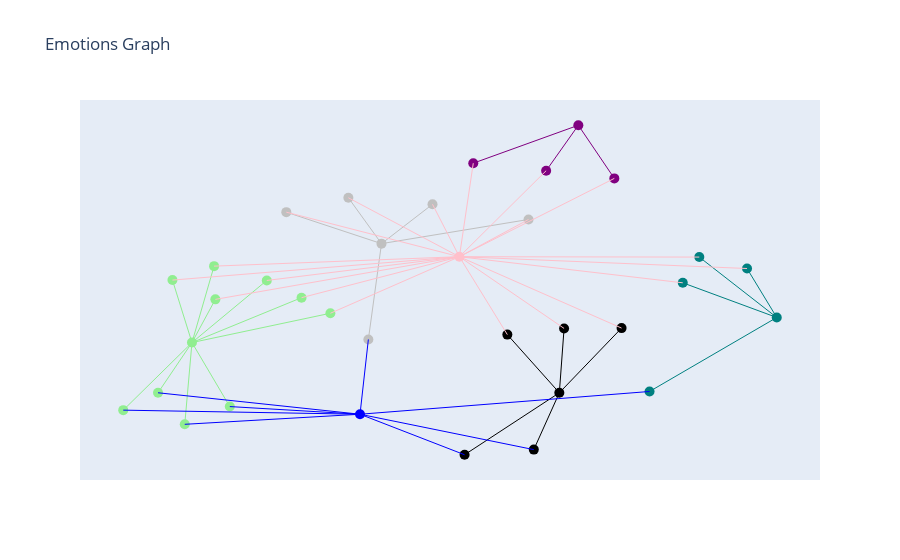

The code cell stored with this chart in its notebook:
### Code cell
import textwrap

fig = go.Figure()

node_positions = {}

for node, position in pos.items():
    x, y = position  

    color = G.nodes[node]['color']  
    hover = G.nodes[node]['hover']
    hover = '<br>'.join(textwrap.wrap(hover,width=50))
    try:
        emotion = G.nodes[node]['emotion']
    except KeyError:
        try:
            gender = G.nodes[node]['gender']
        except KeyError:
            continue
    node_type = G.nodes[node]['type']

    if node_type == 'utterance':
        fig.add_trace(go.Scatter(x=[x], y=[y], marker=dict(size=10,color=color), hovertext=hover, name=emotion, hovertemplate=hover))
    else:
        fig.add_trace(go.Scatter(x=[x], y=[y], marker=dict(size=10,color=color), hovertext=hover, name=node_type, hovertemplate=hover))


for edge in G.edges():
    color = G.edges[edge]['color']
    x0, y0 = pos[edge[0]]
    x1, y1 = pos[edge[1]]
    fig.add_trace(go.Scatter(x=[x0, x1], y=[y0, y1], mode='lines', line=dict(width=1,color=color), name='Edge'))

fig.update_layout(showlegend=False, title='Emotions Graph')

fig.update_layout(xaxis=dict(showgrid=False, zeroline=False, showticklabels=False),
                  yaxis=dict(showgrid=False, zeroline=False, showticklabels=False))

fig.show()

### Figure 1 — Plotly figure (JSON) as saved in the notebook; plotly's stock layout.template omitted (floating-point values rounded to 4 significant figures)
{"data": [{"hovertemplate": "anger", "hovertext": "anger", "marker": {"color": "black", "size": 10}, "name": "emotion", "type": "scatter", "x": [0.2334], "y": [-0.5197]}, {"hovertemplate": "neutral", "hovertext": "neutral", "marker": {"color": "lightgreen", "size": 10}, "name": "emotion", "type": "scatter", "x": [-0.4223], "y": [-0.2344]}, {"hovertemplate": "joy", "hovertext": "joy", "marker": {"color": "purple", "size": 10}, "name": "emotion", "type": "scatter", "x": [0.2673], "y": [1]}, {"hovertemplate": "surprise", "hovertext": "surprise", "marker": {"color": "silver", "size": 10}, "name": "emotion", "type": "scatter", "x": [-0.08406], "y": [0.3274]}, {"hovertemplate": "sadness", "hovertext": "sadness", "marker": {"color": "teal", "size": 10}, "name": "emotion", "type": "scatter", "x": [0.6215], "y": [-0.09181]}, {"hovertemplate": "female", "hovertext": "female", "marker": {"color": "pink", "size": 10}, "name": "gender", "type": "scatter", "x": [0.05501], "y": [0.2533]}, {"hovertemplate": "male", "hovertext": "male", "marker": {"color": "blue", "size": 10}, "name": "gender", "type": "scatter", "x": [-0.1224], "y": [-0.6415]}, {"hovertemplate": "Yeah, and y'know what? I don't give a tiny rat's<br>ass.", "hovertext": "Yeah, and y'know what? I don't give a tiny rat's<br>ass.", "marker": {"color": "black", "size": 10}, "name": "anger", "type": "scatter", "x": [0.3445], "y": [-0.1522]}, {"hovertemplate": "It's breast milk.", "hovertext": "It's breast milk.", "marker": {"color": "lightgreen", "size": 10}, "name": "neutral", "type": "scatter", "x": [-0.483], "y": [-0.5196]}, {"hovertemplate": "Ooh, actually I've been making a list of all the<br>women I know who might be into doing this!", "hovertext": "Ooh, actually I've been making a list of all the<br>women I know who might be into doing this!", "marker": {"color": "purple", "size": 10}, "name": "joy", "type": "scatter", "x": [0.2099], "y": [0.7417]}, {"hovertemplate": "Are you kidding?!", "hovertext": "Are you kidding?!", "marker": {"color": "silver", "size": 10}, "name": "surprise", "type": "scatter", "x": [-0.1432], "y": [0.5881]}, {"hovertemplate": "Okay, y'know what? Can I, can I talk now?", "hovertext": "Okay, y'know what? Can I, can I talk now?", "marker": {"color": "purple", "size": 10}, "name": "joy", "type": "scatter", "x": [0.3316], "y": [0.6981]}, {"hovertemplate": "Oh just say it Kyle!", "hovertext": "Oh just say it Kyle!", "marker": {"color": "silver", "size": 10}, "name": "surprise", "type": "scatter", "x": [-0.1075], "y": [-0.2167]}, {"hovertemplate": "See, I-I think that one that Elton John wrote for,<br>um, that guy on", "hovertext": "See, I-I think that one that Elton John wrote for,<br>um, that guy on", "marker": {"color": "lightgreen", "size": 10}, "name": "neutral", "type": "scatter", "x": [-0.3806], "y": [0.01097]}, {"hovertemplate": "Joey, you can't keep this to yourself, if you know<br>about this, you have to tell him.", "hovertext": "Joey, you can't keep this to yourself, if you know<br>about this, you have to tell him.", "marker": {"color": "lightgreen", "size": 10}, "name": "neutral", "type": "scatter", "x": [-0.4572], "y": [0.1205]}, {"hovertemplate": "I am", "hovertext": "I am", "marker": {"color": "lightgreen", "size": 10}, "name": "neutral", "type": "scatter", "x": [-0.2268], "y": [0.02058]}, {"hovertemplate": "Ah yeah, but now it's Susan and me in Mexico and<br>the hostages coming home.", "hovertext": "Ah yeah, but now it's Susan and me in Mexico and<br>the hostages coming home.", "marker": {"color": "lightgreen", "size": 10}, "name": "neutral", "type": "scatter", "x": [-0.1753], "y": [-0.06789]}, {"hovertemplate": "Oh yeah?  Hi, Ken Adams, nice to meet you.", "hovertext": "Oh yeah?  Hi, Ken Adams, nice to meet you.", "marker": {"color": "lightgreen", "size": 10}, "name": "neutral", "type": "scatter", "x": [-0.3548], "y": [-0.5979]}, {"hovertemplate": "Where's Ben?", "hovertext": "Where's Ben?", "marker": {"color": "lightgreen", "size": 10}, "name": "neutral", "type": "scatter", "x": [-0.4352], "y": [-0.6986]}, {"hovertemplate": "Hey Chandler! Y'know that girl you went to college<br>with who-who became a movie director?", "hovertext": "Hey Chandler! Y'know that girl you went to college<br>with who-who became a movie director?", "marker": {"color": "lightgreen", "size": 10}, "name": "neutral", "type": "scatter", "x": [-0.545], "y": [-0.6183]}, {"hovertemplate": "Oh, I'll get it.", "hovertext": "Oh, I'll get it.", "marker": {"color": "lightgreen", "size": 10}, "name": "neutral", "type": "scatter", "x": [-0.2888], "y": [0.1184]}, {"hovertemplate": "Ross Geller, why do I know that name? It's<br>uhWait!  Did you write this?", "hovertext": "Ross Geller, why do I know that name? It's<br>uhWait!  Did you write this?", "marker": {"color": "silver", "size": 10}, "name": "surprise", "type": "scatter", "x": [0.006999], "y": [0.5511]}, {"hovertemplate": "Your hair looks too good, I think it would upset<br>her. Ross, why don't you come on in.", "hovertext": "Your hair looks too good, I think it would upset<br>her. Ross, why don't you come on in.", "marker": {"color": "teal", "size": 10}, "name": "sadness", "type": "scatter", "x": [0.5685], "y": [0.1862]}, {"hovertemplate": "But then I realized where would a mouse or a<br>opossum get the money to make the phone call.", "hovertext": "But then I realized where would a mouse or a<br>opossum get the money to make the phone call.", "marker": {"color": "purple", "size": 10}, "name": "joy", "type": "scatter", "x": [0.07981], "y": [0.7845]}, {"hovertemplate": "Here you go. Thank you!", "hovertext": "Here you go. Thank you!", "marker": {"color": "lightgreen", "size": 10}, "name": "neutral", "type": "scatter", "x": [-0.3829], "y": [0.1998]}, {"hovertemplate": "Jody!", "hovertext": "Jody!", "marker": {"color": "silver", "size": 10}, "name": "surprise", "type": "scatter", "x": [0.1784], "y": [0.4648]}, {"hovertemplate": "Aw, God Ross. Oh.", "hovertext": "Aw, God Ross. Oh.", "marker": {"color": "teal", "size": 10}, "name": "sadness", "type": "scatter", "x": [0.4833], "y": [0.2512]}, {"hovertemplate": "I'm gonna miss you!", "hovertext": "I'm gonna miss you!", "marker": {"color": "teal", "size": 10}, "name": "sadness", "type": "scatter", "x": [0.4538], "y": [0.1051]}, {"hovertemplate": "I thought I was a complete idiot.", "hovertext": "I thought I was a complete idiot.", "marker": {"color": "silver", "size": 10}, "name": "surprise", "type": "scatter", "x": [-0.254], "y": [0.5064]}, {"hovertemplate": "Pizza!! We like Pizza!! Get out!!!", "hovertext": "Pizza!! We like Pizza!! Get out!!!", "marker": {"color": "black", "size": 10}, "name": "anger", "type": "scatter", "x": [0.1879], "y": [-0.8424]}, {"hovertemplate": "Probably kill myself!", "hovertext": "Probably kill myself!", "marker": {"color": "teal", "size": 10}, "name": "sadness", "type": "scatter", "x": [0.3945], "y": [-0.5122]}, {"hovertemplate": "I'll do it without you!", "hovertext": "I'll do it without you!", "marker": {"color": "black", "size": 10}, "name": "anger", "type": "scatter", "x": [0.2419], "y": [-0.154]}, {"hovertemplate": "The point is I...", "hovertext": "The point is I...", "marker": {"color": "black", "size": 10}, "name": "anger", "type": "scatter", "x": [0.06427], "y": [-0.8716]}, {"hovertemplate": "No, but you're questioning my method!", "hovertext": "No, but you're questioning my method!", "marker": {"color": "black", "size": 10}, "name": "anger", "type": "scatter", "x": [0.1406], "y": [-0.1892]}, {"line": {"color": "black", "width": 1}, "mode": "lines", "name": "Edge", "type": "scatter", "x": [0.2334, 0.3445], "y": [-0.5197, -0.1522]}, {"line": {"color": "black", "width": 1}, "mode": "lines", "name": "Edge", "type": "scatter", "x": [0.2334, 0.1879], "y": [-0.5197, -0.8424]}, {"line": {"color": "black", "width": 1}, "mode": "lines", "name": "Edge", "type": "scatter", "x": [0.2334, 0.2419], "y": [-0.5197, -0.154]}, {"line": {"color": "black", "width": 1}, "mode": "lines", "name": "Edge", "type": "scatter", "x": [0.2334, 0.06427], "y": [-0.5197, -0.8716]}, {"line": {"color": "black", "width": 1}, "mode": "lines", "name": "Edge", "type": "scatter", "x": [0.2334, 0.1406], "y": [-0.5197, -0.1892]}, {"line": {"color": "lightgreen", "width": 1}, "mode": "lines", "name": "Edge", "type": "scatter", "x": [-0.4223, -0.483], "y": [-0.2344, -0.5196]}, {"line": {"color": "lightgreen", "width": 1}, "mode": "lines", "name": "Edge", "type": "scatter", "x": [-0.4223, -0.3806], "y": [-0.2344, 0.01097]}, {"line": {"color": "lightgreen", "width": 1}, "mode": "lines", "name": "Edge", "type": "scatter", "x": [-0.4223, -0.4572], "y": [-0.2344, 0.1205]}, {"line": {"color": "lightgreen", "width": 1}, "mode": "lines", "name": "Edge", "type": "scatter", "x": [-0.4223, -0.2268], "y": [-0.2344, 0.02058]}, {"line": {"color": "lightgreen", "width": 1}, "mode": "lines", "name": "Edge", "type": "scatter", "x": [-0.4223, -0.1753], "y": [-0.2344, -0.06789]}, {"line": {"color": "lightgreen", "width": 1}, "mode": "lines", "name": "Edge", "type": "scatter", "x": [-0.4223, -0.3548], "y": [-0.2344, -0.5979]}, {"line": {"color": "lightgreen", "width": 1}, "mode": "lines", "name": "Edge", "type": "scatter", "x": [-0.4223, -0.4352], "y": [-0.2344, -0.6986]}, {"line": {"color": "lightgreen", "width": 1}, "mode": "lines", "name": "Edge", "type": "scatter", "x": [-0.4223, -0.545], "y": [-0.2344, -0.6183]}, {"line": {"color": "lightgreen", "width": 1}, "mode": "lines", "name": "Edge", "type": "scatter", "x": [-0.4223, -0.2888], "y": [-0.2344, 0.1184]}, {"line": {"color": "lightgreen", "width": 1}, "mode": "lines", "name": "Edge", "type": "scatter", "x": [-0.4223, -0.3829], "y": [-0.2344, 0.1998]}, {"line": {"color": "purple", "width": 1}, "mode": "lines", "name": "Edge", "type": "scatter", "x": [0.2673, 0.2099], "y": [1, 0.7417]}, {"line": {"color": "purple", "width": 1}, "mode": "lines", "name": "Edge", "type": "scatter", "x": [0.2673, 0.3316], "y": [1, 0.6981]}, {"line": {"color": "purple", "width": 1}, "mode": "lines", "name": "Edge", "type": "scatter", "x": [0.2673, 0.07981], "y": [1, 0.7845]}, {"line": {"color": "silver", "width": 1}, "mode": "lines", "name": "Edge", "type": "scatter", "x": [-0.08406, -0.1432], "y": [0.3274, 0.5881]}, {"line": {"color": "silver", "width": 1}, "mode": "lines", "name": "Edge", "type": "scatter", "x": [-0.08406, -0.1075], "y": [0.3274, -0.2167]}, {"line": {"color": "silver", "width": 1}, "mode": "lines", "name": "Edge", "type": "scatter", "x": [-0.08406, 0.006999], "y": [0.3274, 0.5511]}, {"line": {"color": "silver", "width": 1}, "mode": "lines", "name": "Edge", "type": "scatter", "x": [-0.08406, 0.1784], "y": [0.3274, 0.4648]}, {"line": {"color": "silver", "width": 1}, "mode": "lines", "name": "Edge", "type": "scatter", "x": [-0.08406, -0.254], "y": [0.3274, 0.5064]}, {"line": {"color": "teal", "width": 1}, "mode": "lines", "name": "Edge", "type": "scatter", "x": [0.6215, 0.5685], "y": [-0.09181, 0.1862]}, {"line": {"color": "teal", "width": 1}, "mode": "lines", "name": "Edge", "type": "scatter", "x": [0.6215, 0.4833], "y": [-0.09181, 0.2512]}, {"line": {"color": "teal", "width": 1}, "mode": "lines", "name": "Edge", "type": "scatter", "x": [0.6215, 0.4538], "y": [-0.09181, 0.1051]}, {"line": {"color": "teal", "width": 1}, "mode": "lines", "name": "Edge", "type": "scatter", "x": [0.6215, 0.3945], "y": [-0.09181, -0.5122]}, {"line": {"color": "pink", "width": 1}, "mode": "lines", "name": "Edge", "type": "scatter", "x": [0.05501, 0.3445], "y": [0.2533, -0.1522]}, {"line": {"color": "pink", "width": 1}, "mode": "lines", "name": "Edge", "type": "scatter", "x": [0.05501, 0.2099], "y": [0.2533, 0.7417]}, {"line": {"color": "pink", "width": 1}, "mode": "lines", "name": "Edge", "type": "scatter", "x": [0.05501, -0.1432], "y": [0.2533, 0.5881]}, {"line": {"color": "pink", "width": 1}, "mode": "lines", "name": "Edge", "type": "scatter", "x": [0.05501, 0.3316], "y": [0.2533, 0.6981]}, {"line": {"color": "pink", "width": 1}, "mode": "lines", "name": "Edge", "type": "scatter", "x": [0.05501, -0.3806], "y": [0.2533, 0.01097]}, {"line": {"color": "pink", "width": 1}, "mode": "lines", "name": "Edge", "type": "scatter", "x": [0.05501, -0.4572], "y": [0.2533, 0.1205]}, {"line": {"color": "pink", "width": 1}, "mode": "lines", "name": "Edge", "type": "scatter", "x": [0.05501, -0.2268], "y": [0.2533, 0.02058]}, {"line": {"color": "pink", "width": 1}, "mode": "lines", "name": "Edge", "type": "scatter", "x": [0.05501, -0.1753], "y": [0.2533, -0.06789]}, {"line": {"color": "pink", "width": 1}, "mode": "lines", "name": "Edge", "type": "scatter", "x": [0.05501, -0.2888], "y": [0.2533, 0.1184]}, {"line": {"color": "pink", "width": 1}, "mode": "lines", "name": "Edge", "type": "scatter", "x": [0.05501, 0.006999], "y": [0.2533, 0.5511]}, {"line": {"color": "pink", "width": 1}, "mode": "lines", "name": "Edge", "type": "scatter", "x": [0.05501, 0.5685], "y": [0.2533, 0.1862]}, {"line": {"color": "pink", "width": 1}, "mode": "lines", "name": "Edge", "type": "scatter", "x": [0.05501, 0.07981], "y": [0.2533, 0.7845]}, {"line": {"color": "pink", "width": 1}, "mode": "lines", "name": "Edge", "type": "scatter", "x": [0.05501, -0.3829], "y": [0.2533, 0.1998]}, {"line": {"color": "pink", "width": 1}, "mode": "lines", "name": "Edge", "type": "scatter", "x": [0.05501, 0.1784], "y": [0.2533, 0.4648]}, {"line": {"color": "pink", "width": 1}, "mode": "lines", "name": "Edge", "type": "scatter", "x": [0.05501, 0.4833], "y": [0.2533, 0.2512]}, {"line": {"color": "pink", "width": 1}, "mode": "lines", "name": "Edge", "type": "scatter", "x": [0.05501, 0.4538], "y": [0.2533, 0.1051]}, {"line": {"color": "pink", "width": 1}, "mode": "lines", "name": "Edge", "type": "scatter", "x": [0.05501, -0.254], "y": [0.2533, 0.5064]}, {"line": {"color": "pink", "width": 1}, "mode": "lines", "name": "Edge", "type": "scatter", "x": [0.05501, 0.2419], "y": [0.2533, -0.154]}, {"line": {"color": "pink", "width": 1}, "mode": "lines", "name": "Edge", "type": "scatter", "x": [0.05501, 0.1406], "y": [0.2533, -0.1892]}, {"line": {"color": "blue", "width": 1}, "mode": "lines", "name": "Edge", "type": "scatter", "x": [-0.1224, -0.483], "y": [-0.6415, -0.5196]}, {"line": {"color": "blue", "width": 1}, "mode": "lines", "name": "Edge", "type": "scatter", "x": [-0.1224, -0.1075], "y": [-0.6415, -0.2167]}, {"line": {"color": "blue", "width": 1}, "mode": "lines", "name": "Edge", "type": "scatter", "x": [-0.1224, -0.3548], "y": [-0.6415, -0.5979]}, {"line": {"color": "blue", "width": 1}, "mode": "lines", "name": "Edge", "type": "scatter", "x": [-0.1224, -0.4352], "y": [-0.6415, -0.6986]}, {"line": {"color": "blue", "width": 1}, "mode": "lines", "name": "Edge", "type": "scatter", "x": [-0.1224, -0.545], "y": [-0.6415, -0.6183]}, {"line": {"color": "blue", "width": 1}, "mode": "lines", "name": "Edge", "type": "scatter", "x": [-0.1224, 0.1879], "y": [-0.6415, -0.8424]}, {"line": {"color": "blue", "width": 1}, "mode": "lines", "name": "Edge", "type": "scatter", "x": [-0.1224, 0.3945], "y": [-0.6415, -0.5122]}, {"line": {"color": "blue", "width": 1}, "mode": "lines", "name": "Edge", "type": "scatter", "x": [-0.1224, 0.06427], "y": [-0.6415, -0.8716]}], "layout": {"showlegend": false, "title": {"text": "Emotions Graph"}, "xaxis": {"showgrid": false, "showticklabels": false, "zeroline": false}, "yaxis": {"showgrid": false, "showticklabels": false, "zeroline": false}}}
